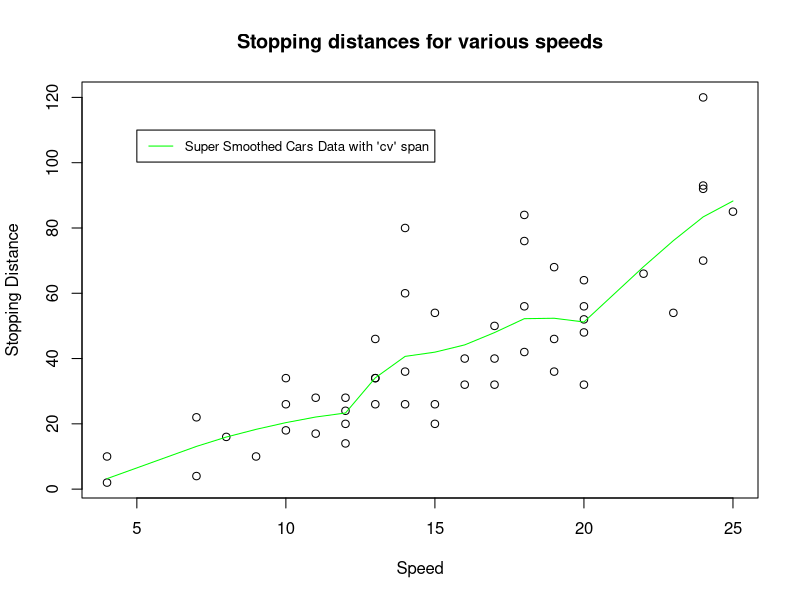

Recreate this plot in R.
## ---- chunk 1
knitr::opts_chunk$set(echo = TRUE)
## ---- chunk 2
library(datasets)
data(cars)
head(cars)
cars.supsmu = supsmu(cars$speed, cars$dist, bass = 0, span = "cv")
cars.supsmu2= supsmu(cars$speed, cars$dist, bass = 0, span = )

plot(x = cars$speed, y = cars$dist, main = "Stopping distances for various speeds", xlab = "Speed", ylab = "Stopping Distance")
lines(x = cars.supsmu$x, y = cars.supsmu$y, col = "green")
legend(5, 110, legend=c("Super Smoothed Cars Data with 'cv' span"),
 col=c("green"), lty=1:1, cex=0.8)
